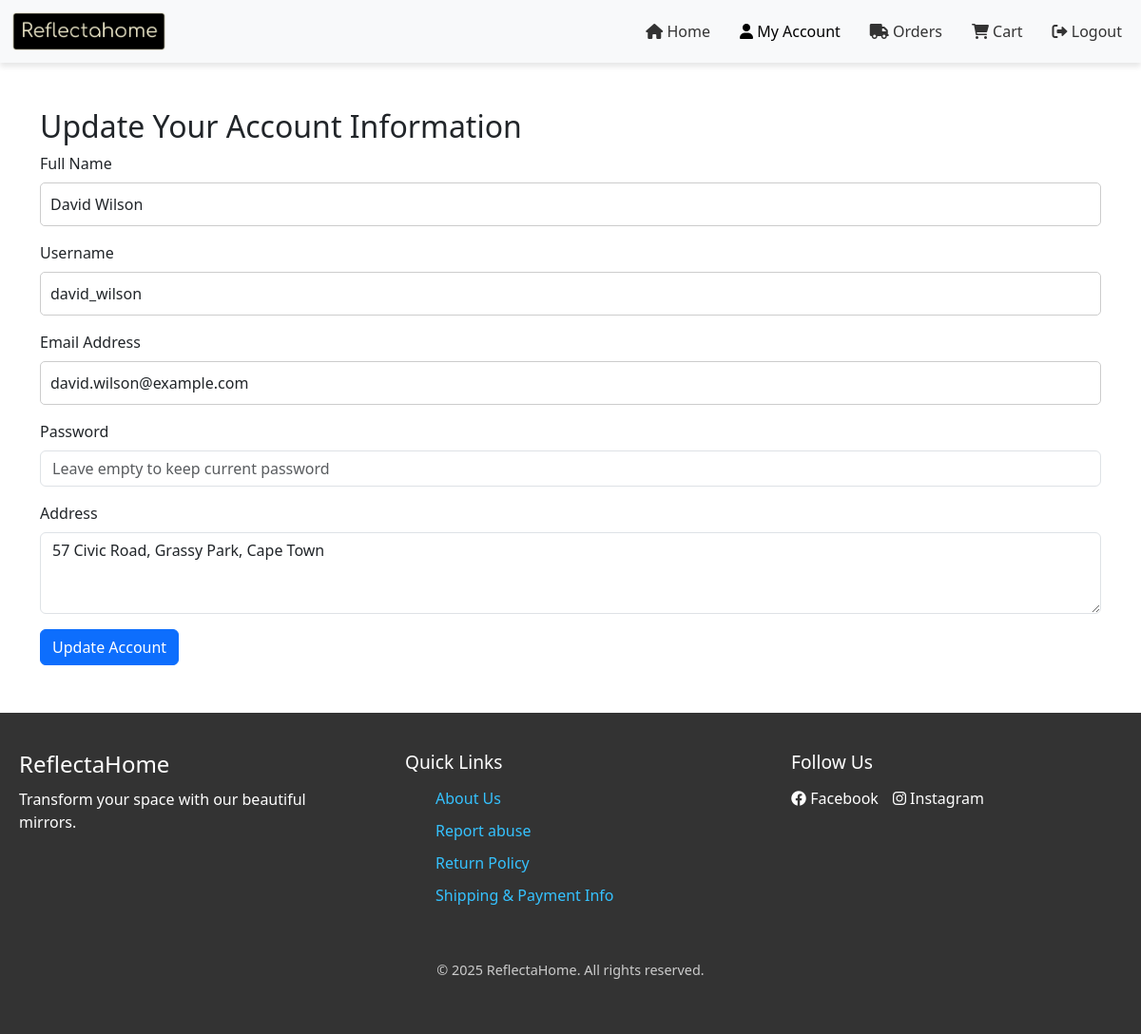
/User/user-account.php (signed in), run on the app's committed database.
### tables this page shows
CREATE TABLE `users` (
  `id` int(11) NOT NULL,
  `fullname` varchar(255) NOT NULL,
  `username` varchar(255) NOT NULL,
  `email` varchar(255) NOT NULL,
  `password` varchar(255) NOT NULL,
  `address` text DEFAULT NULL,
  `role` enum('user','admin') DEFAULT 'user',
  `status` enum('active','inactive') DEFAULT 'active',
  `last_activity` datetime DEFAULT NULL,
  `total_orders` int(11) DEFAULT 0,
  `created_at` datetime DEFAULT current_timestamp(),
  `updated_at` datetime DEFAULT current_timestamp() ON UPDATE current_timestamp()
);

### User/user-account.php (the view, shortened to what this page needs)
<?php
include_once 'db-inc.php';
$userId = $_SESSION['user_id'];
$sql = "SELECT * FROM users WHERE id = ?";
$stmt = $dbConnection->prepare($sql);
$stmt->bind_param("i", $userId);
$stmt->execute();
$result = $stmt->get_result();
$user = $result->fetch_assoc();
?>
<!DOCTYPE html>
<html lang="en">
<head>
    <link rel="stylesheet" href="/ReflectaHome/Styles/style.css">
    <link href="https://cdn.jsdelivr.net/npm/bootstrap@5.3.0-alpha1/dist/css/bootstrap.min.css" rel="stylesheet">
    <link href="https://cdnjs.cloudflare.com/ajax/libs/font-awesome/6.0.0-beta3/css/all.min.css" rel="stylesheet">
</head>
<body>
    <nav class="navbar navbar-expand-lg navbar-light bg-light">
        <div class="container-fluid">
            <a class="navbar-brand" href="home.html">
                <img src="/ReflectaHome/Images/logo-no-background.png" alt="ReflectaHome Logo" style="height: 40px;">
            </a>
            <div class="collapse navbar-collapse" id="navbarNav">
                <ul class="navbar-nav ms-auto">
                    <li class="nav-item">
                        <a class="nav-link" href="user-dashboard.php"><i class="fas fa-home"></i> Home</a>
                    </li>
                    <li class="nav-item">
                        <a class="nav-link active" href="user-account.php"><i class="fas fa-user"></i> My Account</a>
                    </li>
                    <li class="nav-item">
                        <a class="nav-link" href="orders.php"><i class="fas fa-truck"></i> Orders</a>
                    </li>
                    <li class="nav-item">
                        <a class="nav-link" href="cart.php"><i class="fas fa-shopping-cart"></i> Cart <span id="cart-count"></span></a>
                    </li>
                    <li class="nav-item">
                        <a class="nav-link" href="/ReflectaHome/Homepage/home.php"><i class="fas fa-sign-out-alt"></i> Logout</a>
                    </li>
                </ul>
            </div>
        </div>
    </nav>
    <br><br>
    <section class="user-account">
        <div class="container">
            <h2>Update Your Account Information</h2>
            <form method="POST" action="user-account.php">
                <div class="mb-3">
                    <label for="name" class="form-label">Full Name</label>
                    <input type="text" class="form-control" id="name" name="fullname" value="<?= htmlspecialchars($user['fullname']) ?>" required>
                </div>
                <div class="mb-3">
                    <label for="username" class="form-label">Username</label>
                    <input type="text" class="form-control" id="username" name="username" value="<?= htmlspecialchars($user['username']) ?>" required>
                </div>
                <div class="mb-3">
                    <label for="email" class="form-label">Email Address</label>
                    <input type="email" class="form-control" id="email" name="email" value="<?= htmlspecialchars($user['email']) ?>" required>
                </div>
                <div class="mb-3">
                    <label for="password" class="form-label">Password</label>
                    <input type="password" class="form-control" id="password" name="password" placeholder="Leave empty to keep current password">
                </div>
                <div class="mb-3">
                    <label for="address" class="form-label">Address</label>
                    <textarea class="form-control" id="address" name="address" rows="3" required><?= htmlspecialchars($user['address']) ?></textarea>
                </div>
                <button type="submit" class="btn btn-primary">Update Account</button>
            </form>
        </div>
    </section>
    <footer class="footer">
        <div class="footer-content">
            <div class="footer-left">
                <h3>ReflectaHome</h3>
                <p>Transform your space with our beautiful mirrors.</p><br><br>
            </div>
            <div class="footer-center">
                <h4>Quick Links</h4>
                <ul>
                    <li><a href="/ReflectaHome/QuickLinks/about.html">About Us</a></li>
                    <li><a href="/ReflectaHome/QuickLinks/Report abuse.html">Report abuse</a></li>
                    <li><a href="/ReflectaHome/QuickLinks/Return Policy.html">Return Policy</a></li>
                    <li><a href="/ReflectaHome/QuickLinks/Shipping & Payment.html">Shipping & Payment Info</a></li>
                </ul>
            </div>
            <div class="footer-right">
                <h4>Follow Us</h4>
                <div class="social-links">
                    <a href="#" class="social-icon"><i class="fab fa-facebook"></i> Facebook</a>
                    <a href="#" class="social-icon"><i class="fab fa-instagram"></i> Instagram</a>
                </div>
            </div>
        </div>
        <div class="footer-bottom">
            <p>&copy; 2025 ReflectaHome. All rights reserved.</p>
        </div>
    </footer>
</body>
</html>

### Styles/style.css (style rules this page uses)
* { margin: 0; padding: 0; box-sizing: border-box; }
.navbar { background-color: #fff; box-shadow: 0 4px 6px rgba(0, 0, 0, 0.1); }
.navbar-brand { font-size: 1.5rem; font-weight: bold; color: #333; }
.navbar-nav .nav-item { margin-left: 15px; }
.navbar-nav .nav-link { font-size: 1rem; color: #333; text-decoration: none; }
.footer-content { display: flex; justify-content: space-between; flex-wrap: wrap; }
.footer-left, .footer-center, .footer-right { flex-basis: 30%; margin-bottom: 20px; }
.footer-left h3 { font-size: 1.5rem; margin-bottom: 10px; }
.footer-left p { font-size: 1rem; }
.footer-center h4, .footer-right h4 { font-size: 1.2rem; margin-bottom: 15px; }
.footer-center ul { list-style-type: none; }
.footer-center ul li { margin-bottom: 10px; }
.footer-center ul li a { color: rgb(35, 157, 227); text-decoration: none; font-size: 1rem; }
.social-links { display: flex; gap: 15px; }
.social-icon { color: white; text-decoration: none; font-size: 1rem; }
.footer-bottom { text-align: center; margin-top: 20px; }
.footer-bottom p { font-size: 0.9rem; color: #ccc; }
.footer { background-color: #333; color: white; padding: 40px 20px; margin-top: 50px; }
.footer-center ul li a { color: rgb(53, 194, 255); text-decoration: none; font-size: 1rem; }
button { padding: 10px 15px; border: none; color: white; border-radius: 5px; cursor: pointer; font-size: 1rem; transition: background-color 0.3s ease; }
body { font-family: Arial, sans-serif; background-color: #f4f4f4; color: #333; }
h1, h2 { color: #333; margin-bottom: 20px; }
h2 { font-size: 1.5rem; margin-bottom: 15px; }
input[type="text"], input[type="email"], input[type="tel"], input[type="number"] { width: 100%; padding: 10px; border-radius: 5px; border: 1px solid #ccc; margin-bottom: 10px; font-size: 1rem; }
html { scroll-behavior: smooth; }
.form-control { font-size: 15px; padding: 10px; }
button { padding: 12px 18px; font-size: 16px; }

### data on the page
users: fullname "David Wilson", username "david_wilson", email "david.wilson@example.com", address "57 Civic Road, Grassy Park, Cape Town"
